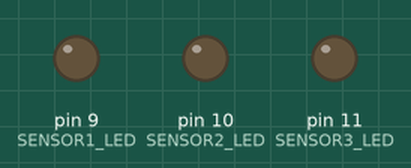
Recording of a sketch running on a simulated Arduino Uno, built with avr-gcc and run on an emulated ATmega328P. Shown: output pins drawn as LEDs (lit = HIGH). Wiring (inferred from the names in the program): 3 × IR receiver: data A0 / data A1 / data A2. What the sketch prints to the serial monitor is not drawn.

Above: at 2.3 s.
Timing chart, 0 to 40.0 s (numbered marks = the images above):
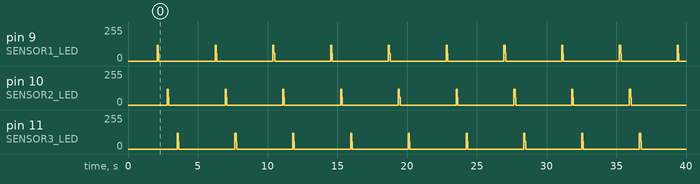

Measured:
- by itself, pin 10 (SENSOR2_LED): repeats every 4.1 s: 58/255 0.04 s, 0/255 4.0 s, 120/255 0.08 s

The sketch:

tsop_verify.ino
```cpp
/*
🔍 SIMPLE TSOP38238 TEST - YOUR SCHEMATIC
Based on your exact wiring:
- Sensor 1: TSOP at A0, IR LED via Pin 9 → ULN2803 Pin 1
- Sensor 2: TSOP at A1, IR LED via Pin 10 → ULN2803 Pin 2
- Sensor 3: TSOP at A2, IR LED via Pin 11 → ULN2803 Pin 3
- All TSOPs have 10kΩ pull-up to 5V
- ULN2803 Pin 9 → GND
*/

// Define sensors
#define SENSOR1_TSOP A0
#define SENSOR1_LED 9

#define SENSOR2_TSOP A1
#define SENSOR2_LED 10

#define SENSOR3_TSOP A2
#define SENSOR3_LED 11

void setup() {
  // Setup LED pins (to ULN2803)
  pinMode(SENSOR1_LED, OUTPUT);
  pinMode(SENSOR2_LED, OUTPUT);
  pinMode(SENSOR3_LED, OUTPUT);

  // Setup TSOP pins (with external 10kΩ pull-up)
  pinMode(SENSOR1_TSOP, INPUT);
  pinMode(SENSOR2_TSOP, INPUT);
  pinMode(SENSOR3_TSOP, INPUT);

  // All LEDs OFF initially
  digitalWrite(SENSOR1_LED, LOW);
  digitalWrite(SENSOR2_LED, LOW);
  digitalWrite(SENSOR3_LED, LOW);

  Serial.begin(115200);
  Serial.println("\n🎯 SIMPLE TSOP TEST - YOUR SCHEMATIC");
  Serial.println("====================================");
  Serial.println("Testing 3 sensors:");
  Serial.println("  Sensor 1: A0 + Pin 9");
  Serial.println("  Sensor 2: A1 + Pin 10");
  Serial.println("  Sensor 3: A2 + Pin 11");
  Serial.println();
  delay(2000);
}

void loop() {
  Serial.println("\n========== TEST CYCLE ==========");

  // Test Sensor 1
  Serial.println("\n📍 SENSOR 1 (A0 + Pin 9):");
  testSensor(SENSOR1_TSOP, SENSOR1_LED, "Sensor 1");
  delay(500);

  // Test Sensor 2
  Serial.println("\n📍 SENSOR 2 (A1 + Pin 10):");
  testSensor(SENSOR2_TSOP, SENSOR2_LED, "Sensor 2");
  delay(500);

  // Test Sensor 3
  Serial.println("\n📍 SENSOR 3 (A2 + Pin 11):");
  testSensor(SENSOR3_TSOP, SENSOR3_LED, "Sensor 3");
  delay(500);

  Serial.println("\n========== END CYCLE ==========\n");
  delay(2000);
}

void testSensor(int tsopPin, int ledPin, String sensorName) {
  // Step 1: Read baseline (LED OFF)
  digitalWrite(ledPin, LOW);
  delay(50);
  int baseline = digitalRead(tsopPin);
  Serial.print("  LED OFF:  ");
  Serial.print(baseline);
  Serial.println(baseline == HIGH ? " (HIGH - No detection) ✅" : " (LOW - Unexpected!)");

  // Step 2: Turn on 38kHz for 100ms
  Serial.print("  LED ON:   ");
  unsigned long startTime = millis();
  while (millis() - startTime < 100) {
    digitalWrite(ledPin, HIGH);
    delayMicroseconds(13);
    digitalWrite(ledPin, LOW);
    delayMicroseconds(13);
  }

  // Make sure LED is OFF
  digitalWrite(ledPin, LOW);
  delay(10); // AGC recovery

  // Read TSOP during/after IR
  int detected = digitalRead(tsopPin);
  Serial.print(detected);
  Serial.println(detected == LOW ? " (LOW - Detected IR!) ✅" : " (HIGH - No detection)");

  // Step 3: Turn LED OFF and read again
  digitalWrite(ledPin, LOW);
  delay(50);
  int afterOff = digitalRead(tsopPin);
  Serial.print("  After OFF: ");
  Serial.print(afterOff);
  Serial.println(afterOff == HIGH ? " (HIGH - Back to baseline) ✅" : " (LOW - Still detecting?)");

  // Summary
  if(baseline == HIGH && detected == LOW && afterOff == HIGH) {
    Serial.println("  ✅ SENSOR WORKING PERFECTLY!");
  } else if(baseline == LOW && detected == LOW && afterOff == LOW) {
    Serial.println("  ⚠️  SENSOR STUCK LOW (No pull-up or always detecting)");
  } else if(baseline == HIGH && detected == HIGH && afterOff == HIGH) {
    Serial.println("  ❌ NO DETECTION (IR LED not working or not aligned)");
  } else {
    Serial.println("  ⚠️  INCONSISTENT BEHAVIOR");
  }
}
```
